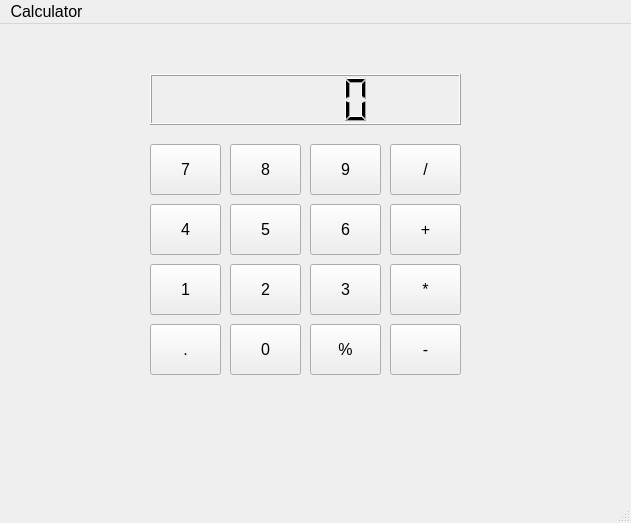
<?xml version="1.0" encoding="UTF-8"?>
<ui version="4.0">
 <class>MainWindow</class>
 <widget class="QMainWindow" name="MainWindow">
  <property name="geometry">
   <rect>
    <x>0</x>
    <y>0</y>
    <width>631</width>
    <height>523</height>
   </rect>
  </property>
  <property name="font">
   <font>
    <pointsize>12</pointsize>
   </font>
  </property>
  <property name="windowTitle">
   <string>MainWindow</string>
  </property>
  <widget class="QWidget" name="centralwidget">
   <widget class="QPushButton" name="pushButton">
    <property name="geometry">
     <rect>
      <x>150</x>
      <y>120</y>
      <width>71</width>
      <height>51</height>
     </rect>
    </property>
    <property name="text">
     <string>7</string>
    </property>
   </widget>
   <widget class="QPushButton" name="pushButton_2">
    <property name="geometry">
     <rect>
      <x>230</x>
      <y>120</y>
      <width>71</width>
      <height>51</height>
     </rect>
    </property>
    <property name="text">
     <string>8</string>
    </property>
   </widget>
   <widget class="QPushButton" name="pushButton_3">
    <property name="geometry">
     <rect>
      <x>310</x>
      <y>120</y>
      <width>71</width>
      <height>51</height>
     </rect>
    </property>
    <property name="text">
     <string>9</string>
    </property>
   </widget>
   <widget class="QPushButton" name="pushButton_4">
    <property name="geometry">
     <rect>
      <x>150</x>
      <y>180</y>
      <width>71</width>
      <height>51</height>
     </rect>
    </property>
    <property name="text">
     <string>4</string>
    </property>
   </widget>
   <widget class="QPushButton" name="pushButton_5">
    <property name="geometry">
     <rect>
      <x>230</x>
      <y>180</y>
      <width>71</width>
      <height>51</height>
     </rect>
    </property>
    <property name="text">
     <string>5</string>
    </property>
   </widget>
   <widget class="QPushButton" name="pushButton_6">
    <property name="geometry">
     <rect>
      <x>310</x>
      <y>180</y>
      <width>71</width>
      <height>51</height>
     </rect>
    </property>
    <property name="text">
     <string>6</string>
    </property>
   </widget>
   <widget class="QPushButton" name="pushButton_7">
    <property name="geometry">
     <rect>
      <x>150</x>
      <y>240</y>
      <width>71</width>
      <height>51</height>
     </rect>
    </property>
    <property name="text">
     <string>1</string>
    </property>
   </widget>
   <widget class="QPushButton" name="pushButton_8">
    <property name="geometry">
     <rect>
      <x>230</x>
      <y>240</y>
      <width>71</width>
      <height>51</height>
     </rect>
    </property>
    <property name="text">
     <string>2</string>
    </property>
   </widget>
   <widget class="QPushButton" name="pushButton_9">
    <property name="geometry">
     <rect>
      <x>150</x>
      <y>300</y>
      <width>71</width>
      <height>51</height>
     </rect>
    </property>
    <property name="text">
     <string>.</string>
    </property>
   </widget>
   <widget class="QPushButton" name="pushButton_10">
    <property name="geometry">
     <rect>
      <x>310</x>
      <y>300</y>
      <width>71</width>
      <height>51</height>
     </rect>
    </property>
    <property name="text">
     <string>%</string>
    </property>
   </widget>
   <widget class="QPushButton" name="pushButton_11">
    <property name="geometry">
     <rect>
      <x>310</x>
      <y>240</y>
      <width>71</width>
      <height>51</height>
     </rect>
    </property>
    <property name="text">
     <string>3</string>
    </property>
   </widget>
   <widget class="QPushButton" name="pushButton_12">
    <property name="geometry">
     <rect>
      <x>230</x>
      <y>300</y>
      <width>71</width>
      <height>51</height>
     </rect>
    </property>
    <property name="text">
     <string>0</string>
    </property>
   </widget>
   <widget class="QPushButton" name="pushButton_13">
    <property name="geometry">
     <rect>
      <x>390</x>
      <y>240</y>
      <width>71</width>
      <height>51</height>
     </rect>
    </property>
    <property name="text">
     <string>*</string>
    </property>
   </widget>
   <widget class="QPushButton" name="pushButton_14">
    <property name="geometry">
     <rect>
      <x>390</x>
      <y>300</y>
      <width>71</width>
      <height>51</height>
     </rect>
    </property>
    <property name="text">
     <string>-</string>
    </property>
   </widget>
   <widget class="QPushButton" name="pushButton_15">
    <property name="geometry">
     <rect>
      <x>390</x>
      <y>180</y>
      <width>71</width>
      <height>51</height>
     </rect>
    </property>
    <property name="text">
     <string>+</string>
    </property>
   </widget>
   <widget class="QPushButton" name="pushButton_16">
    <property name="geometry">
     <rect>
      <x>390</x>
      <y>120</y>
      <width>71</width>
      <height>51</height>
     </rect>
    </property>
    <property name="text">
     <string>/</string>
    </property>
   </widget>
   <widget class="QLCDNumber" name="lcdNumber">
    <property name="geometry">
     <rect>
      <x>150</x>
      <y>50</y>
      <width>311</width>
      <height>51</height>
     </rect>
    </property>
   </widget>
  </widget>
  <widget class="QMenuBar" name="menubar">
   <property name="geometry">
    <rect>
     <x>0</x>
     <y>0</y>
     <width>631</width>
     <height>34</height>
    </rect>
   </property>
   <widget class="QMenu" name="menuCalculator">
    <property name="title">
     <string>Calculator</string>
    </property>
   </widget>
   <addaction name="menuCalculator"/>
  </widget>
  <widget class="QStatusBar" name="statusbar"/>
 </widget>
 <resources/>
 <connections/>
</ui>
